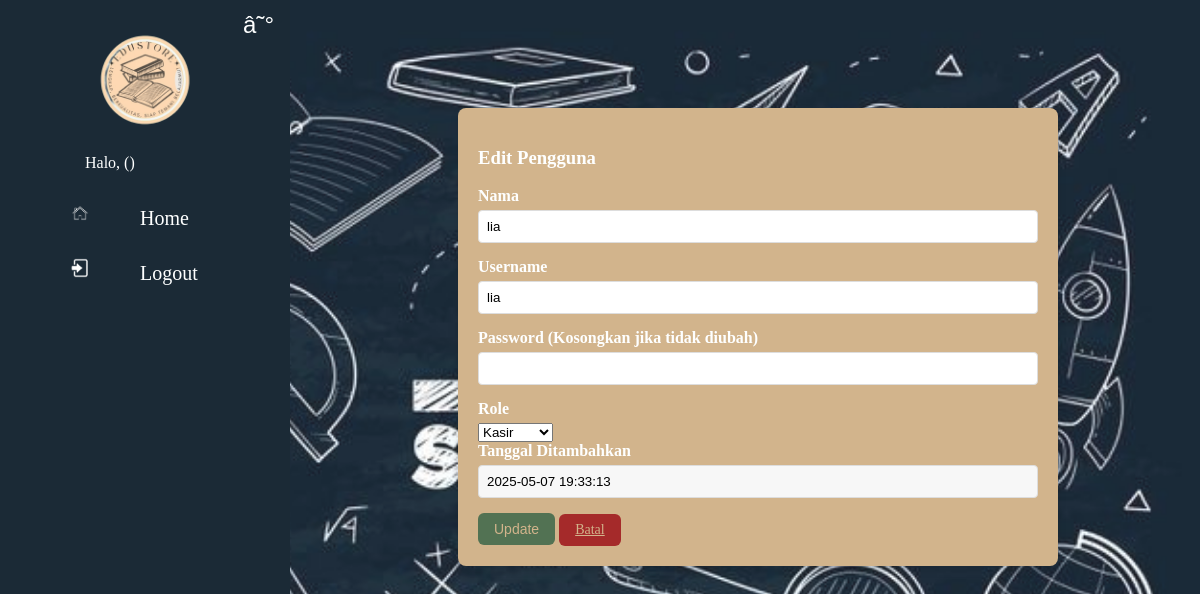
Screenshot of /pengguna/editpengguna.php?id=14 with the database file from the repository.
### tables this page shows
CREATE TABLE `pengguna` (
  `id_pengguna` int(11) NOT NULL,
  `nama` varchar(100) NOT NULL,
  `username` varchar(50) NOT NULL,
  `password` varchar(255) NOT NULL,
  `role` enum('Admin','Manager','Kasir') NOT NULL,
  `tanggal_ditambahkan` timestamp NOT NULL DEFAULT current_timestamp() ON UPDATE current_timestamp()
);

### pengguna/editpengguna.php (the view, shortened to what this page needs)
<?php
include '../koneksi/config.php';
if ($_SERVER['REQUEST_METHOD'] === 'POST') {
    $id_pengguna = $_POST['id_pengguna'];
    $nama = $_POST['nama'];
    $username = $_POST['username'];
    $role = $_POST['role'];
    if (!empty($_POST['password'])) {
        $password = password_hash($_POST['password'], PASSWORD_BCRYPT);
        $query = "UPDATE pengguna SET nama='$nama', username='$username', password='$password', role='$role' WHERE id_pengguna='$id_pengguna'";
    } else {
        $query = "UPDATE pengguna SET nama='$nama', username='$username', role='$role' WHERE id_pengguna='$id_pengguna'";
    }
    $result = mysqli_query($conn, $query);
    if ($result) {
        echo "<script>alert('Data berhasil diupdate'); window.location.href='pengguna.php';</script>";
    } else {
        echo "Gagal mengupdate data: " . mysqli_error($conn);
    }
} else {
    $id_pengguna = $_GET['id'];
    $query = mysqli_query($conn, "SELECT * FROM pengguna WHERE id_pengguna='$id_pengguna'");
    $data = mysqli_fetch_assoc($query);
}
?>
<!DOCTYPE html>
<html>
<head>
    <link rel="stylesheet" href="../CSS/styleeditpengguna.css">
</head>
<body>
<?php
    include '../sidebar/sidebar.php';
?>
<div class="form-container">
    <div id="main-content">
        <div class="form-card">
            <div class="card shadow">
                <div class="card-body">
                    <h3 class="text-center mb-4">Edit Pengguna</h3>
                    <form method="POST" action="">
                        <div class="mb-3">
                            <label for="nama" class="form-label">Nama</label>
                            <input type="text" id="nama" name="nama" class="form-control" value="<?= $data['nama'] ?>" required>
                        </div>
                        <div class="mb-3">
                            <label for="username" class="form-label">Username</label>
                            <input type="text" id="username" name="username" class="form-control" value="<?= $data['username'] ?>" required>
                        </div>
                        <div class="mb-3">
                            <label for="password" class="form-label">Password (Kosongkan jika tidak diubah)</label>
                            <input type="password" id="password" name="password" class="form-control">
                        </div>
                        <div class="mb-3">
                            <label for="role" class="form-label">Role</label>
                            <select class="form-control" id="role" name="role">
                                <option value="Kasir" selected>Kasir</option>
                            </select>
                        </div>
                        <div class="mb-3">
                            <label for="tanggal_ditambahkan" class="form-label">Tanggal Ditambahkan</label>
                            <input type="text" id="tanggal_ditambahkan" class="form-control" value="<?= $data['tanggal_ditambahkan'] ?>" readonly>
                        </div>
                        <div class="d-flex justify-content-between">
                            <button type="submit" class="btn btn-primary">Update</button>
                            <a href="pengguna.php" class="btn btn-secondary">Batal</a>
                        </div>
                    </form>
                </div>
            </div>
        </div>
    </div>
</div>
</body>
</html>

### CSS/styleeditpengguna.css (style rules this page uses)
body { position: relative; z-index: 0; background: transparent !important; }
body::before { content: ""; position: fixed; top: 0; left: 0; width: 100%; height: 100%; background: url('../icons/beground.JPG') no-repeat center center / cover; opacity: 0.9; z-index: -1; pointer-events: none; }
.form-card { background-color: #D2B48C; padding: 20px; border-radius: 8px; box-shadow: 0 4px 8px rgba(0, 0, 0, 0.1); margin-bottom: 20px; width: 100%; max-width: 600px; box-sizing: border-box; position: absolute; top: 100px; left: 450px; cursor: move; color: #feffff; font-family: 'Times New Roman', Times, serif; }
.form-card label { font-weight: bold; margin-bottom: 5px; display: block; }
.form-card input { width: 100%; padding: 8px; margin-bottom: 15px; border: 1px solid #ddd; border-radius: 4px; box-sizing: border-box; }
.form-card input[readonly] { background-color: #f7f7f7; }
.btn { display: inline-block; padding: 8px 16px; font-size: 14px; font-weight: 500; border-radius: 6px; border: none; cursor: pointer; transition: background-color 0.2s ease; }
.btn-primary { background-color: #527253; color: #D2B48C; }
.btn-secondary { background-color: #A52A2A; color: #D2B48C; }

### rows the page displays
pengguna: nama "lia", username "lia", tanggal_ditambahkan "2025-05-07 19:33:13"
